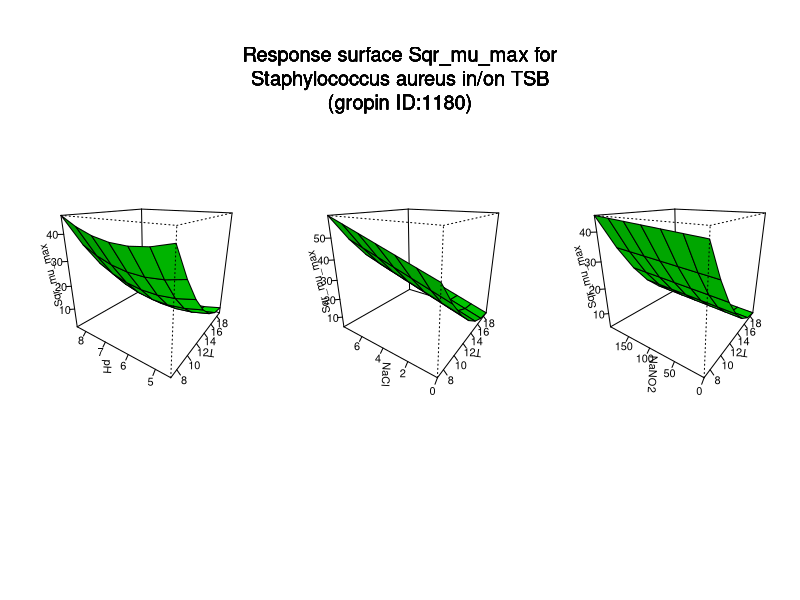

Source code (R):
#############################
# start of Parameter script
#############################
T <- seq(7.007,18.981018981019,length.out=7)
pH <- seq(4.5045,8.49150849150849,length.out=7)
NaCl <- seq(0,7.99200799200799,length.out=7)
NaNO2 <- seq(0,199.8001998002,length.out=7)
#############################
# end of Parameter script
#############################
############################# 
# start of Model script Gropin ID 1180 
#############################
 
# constant coefficients for this model
 
variables <- data.frame(T,pH,NaCl,NaNO2)
argumentsPar <- unique.data.frame(expand.grid(variables))
 
# heart of the model
response_surface <- function(T,pH,NaCl,NaNO2) {
   mumax <-138.55-9.991*T-13.805*pH+5.854*NaCl+0.014*NaNO2+0.262*T*T+1.141*pH*pH-0.821*pH*NaCl

	return(mumax=mumax)
} 

# output parameters
responseSurface <- cbind(argumentsPar,response_surface(argumentsPar['T'],argumentsPar['pH'],argumentsPar['NaCl'],argumentsPar['NaNO2']))
colnames(responseSurface) <- c(colnames(argumentsPar),'Sqrmumax')
#############################
# End of Model script
#############################
############################# 
# start of Visualisation script Gropin ID 1180 
#############################
titleText <-'Response surface Sqr_mu_max for
Staphylococcus aureus in/on TSB
(gropin ID:1180)'
argPar1 <- unique.data.frame(expand.grid(T,pH))
argPar2 <- unique.data.frame(expand.grid(T,NaCl))
argPar3 <- unique.data.frame(expand.grid(T,NaNO2))
z1 <- matrix(unlist(response_surface(T = argPar1[1],pH = argPar1[2],NaCl = NaCl[1],NaNO2 = NaNO2[1])),nrow=7)
z2 <- matrix(unlist(response_surface(T = argPar2[1],NaCl = argPar2[2],pH = pH[1],NaNO2 = NaNO2[1])),nrow=7)
z3 <- matrix(unlist(response_surface(T = argPar3[1],NaNO2 = argPar3[2],pH = pH[1],NaCl = NaCl[1])),nrow=7)
# adding precaution if response surface is zero
myZLim1 <- range(z1)
if(myZLim1[1] == myZLim1[2]) myZLim1[2] <- myZLim1[2]+1
myZLim2 <- range(z2)
if(myZLim2[1] == myZLim2[2]) myZLim2[2] <- myZLim2[2]+1
myZLim3 <- range(z3)
if(myZLim3[1] == myZLim3[2]) myZLim3[2] <- myZLim3[2]+1
if(length(T)>1 & length(pH)>1 & length(NaCl)>1 & length(NaNO2)>1) {
	par(mfrow = c(1,3))
	persp(T,pH,z1,col = 'green',xlab='T',ylab='pH',zlab='Sqr_mu_max',zlim=myZLim1,theta=305,phi=20,shade=0.25,ticktype = 'detailed')
	persp(T,NaCl,z2,col = 'green',xlab='T',ylab='NaCl',zlab='Sqr_mu_max',zlim=myZLim2,theta=305,phi=20,shade=0.25,ticktype = 'detailed')
	persp(T,NaNO2,z3,col = 'green',xlab='T',ylab='NaNO2',zlab='Sqr_mu_max',zlim=myZLim3,theta=305,phi=20,shade=0.25,ticktype = 'detailed')
	mtext(titleText,outer=T,  cex=1.2, line=-8.5, side=3)
} else {
		myPars <- unique.data.frame(expand.grid(T,pH,NaCl,NaNO2))
		myZ <-matrix(unlist(response_surface(myPars[,1],myPars[,2],myPars[,3],myPars[,4])),nrow=7)
		myZLim <- range(myZ)
if(myZLim[1] == myZLim[2]) myZLim[2] <- myZLim[2]+1
	if(length(NaCl)==1 & length(NaNO2)==1) {
		persp(T,pH,myZ,col = 'green',xlab='T',ylab='pH',zlab='Sqr_mu_max',main=titleText,sub=paste('other variable: NaCl =',round(NaCl,digits = 2), 'NaNO2 =',round(NaNO2,digits = 2)),zlim=myZLim,theta=305,phi=20,shade=0.25,ticktype = 'detailed')
	}
	if(length(pH)==1 & length(NaNO2)==1) {
		persp(T,NaCl,myZ,col = 'green',xlab='T',ylab='NaCl',zlab='Sqr_mu_max',main=titleText,sub=paste('other variable: pH =',round(pH,digits = 2), 'NaNO2 =',round(NaNO2,digits = 2)),zlim=myZLim,theta=305,phi=20,shade=0.25,ticktype = 'detailed')
	}
	if(length(pH)==1 & length(NaCl)==1) {
		persp(T,NaNO2,myZ,col = 'green',xlab='T',ylab='NaNO2',zlab='Sqr_mu_max',main=titleText,sub=paste('other variable: pH =',round(pH,digits = 2), 'NaCl =',round(NaCl,digits = 2)),zlim=myZLim,theta=305,phi=20,shade=0.25,ticktype = 'detailed')
	}
	if(length(T)==1 & length(NaNO2)==1) {
		persp(pH,NaCl,myZ,col = 'green',xlab='pH',ylab='NaCl',zlab='Sqr_mu_max',main=titleText,sub=paste('other variable: T =',round(T,digits = 2), 'NaNO2 =',round(NaNO2,digits = 2)),zlim=myZLim,theta=305,phi=20,shade=0.25,ticktype = 'detailed')
	}
	if(length(T)==1 & length(NaCl)==1) {
		persp(pH,NaNO2,myZ,col = 'green',xlab='pH',ylab='NaNO2',zlab='Sqr_mu_max',main=titleText,sub=paste('other variable: T =',round(T,digits = 2), 'NaCl =',round(NaCl,digits = 2)),zlim=myZLim,theta=305,phi=20,shade=0.25,ticktype = 'detailed')
	}
	if(length(T)==1 & length(pH)==1) {
		persp(NaCl,NaNO2,myZ,col = 'green',xlab='NaCl',ylab='NaNO2',zlab='Sqr_mu_max',main=titleText,sub=paste('other variable: T =',round(T,digits = 2), 'pH =',round(pH,digits = 2)),zlim=myZLim,theta=305,phi=20,shade=0.25,ticktype = 'detailed')
	}
}
#############################
# End of Visualisation script
#############################
